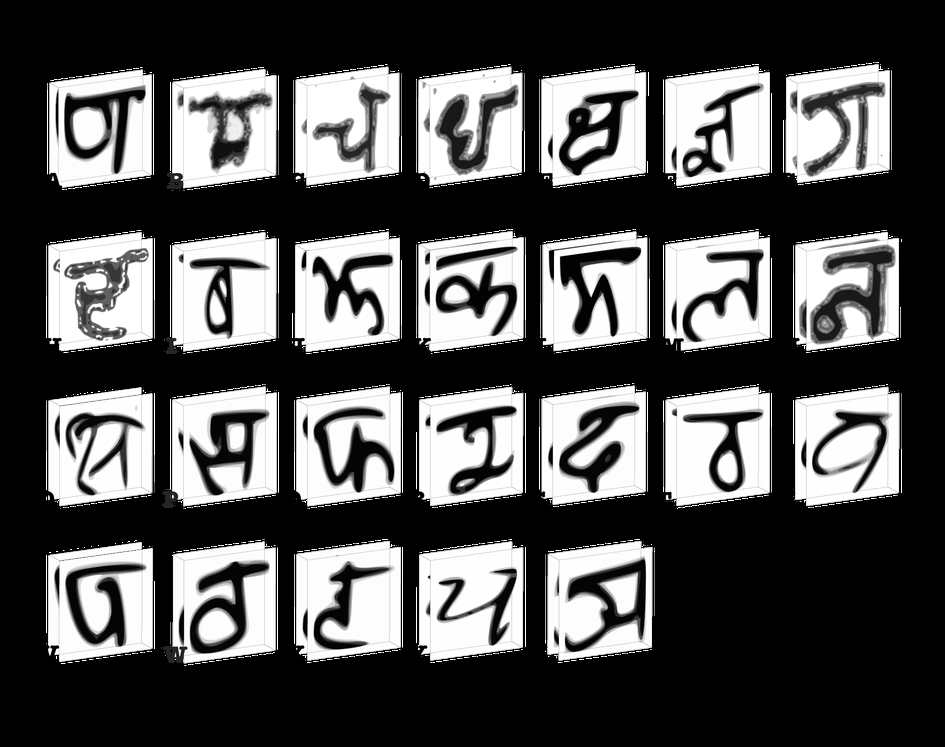
#> input picture assemble.png, 945 x 747 px, shrunk from 1960 x 1550 before the run
$ python edge_detect.py assemble.png assemble.png
#> lines starting #> are read from the running program, lines starting #| are printed output that depends on the picture; after the words box and inside, x2 and y2 are one past the last pixel; in counts of white or black regions, pixels touching at a corner belong together
import cv2, sys
import numpy as np

im_gray = cv2.imread(sys.argv[1], cv2.IMREAD_GRAYSCALE)
#> im_gray: shape (747, 945); min 0, max 255, mean 84.2

(thresh, im_bw) = cv2.threshold(im_gray, 128, 255, cv2.THRESH_BINARY | cv2.THRESH_OTSU)
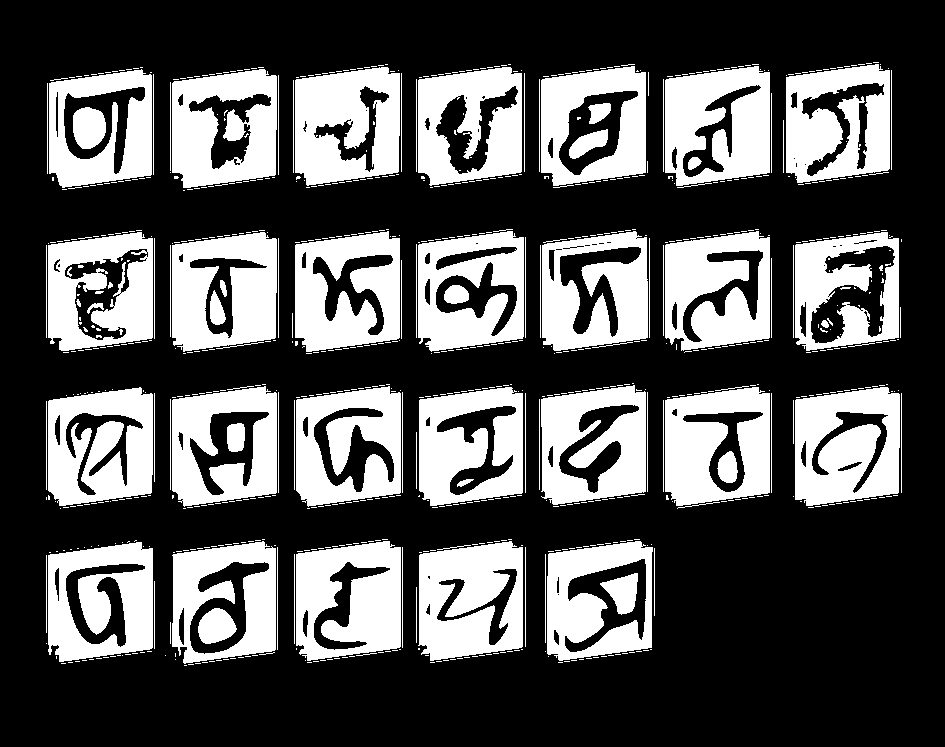
#> im_bw: shape (747, 945); 33.6% white; 879 white regions (769 under 20 px), largest, box (x1, y1, x2, y2) and area: (418, 541, 523, 661) 9601, (795, 387, 900, 506) 9557, (295, 67, 400, 186) 9519
#> thresh = 122

# cv2.imwrite("grayscale.png", im_bw)

print(sys.argv[1])


# edges = cv2.Canny(im_bw, 100, 200)
# cv2.imwrite(sys.argv[2], edges)
im_blur = cv2.GaussianBlur(im_bw,(15,15),0)
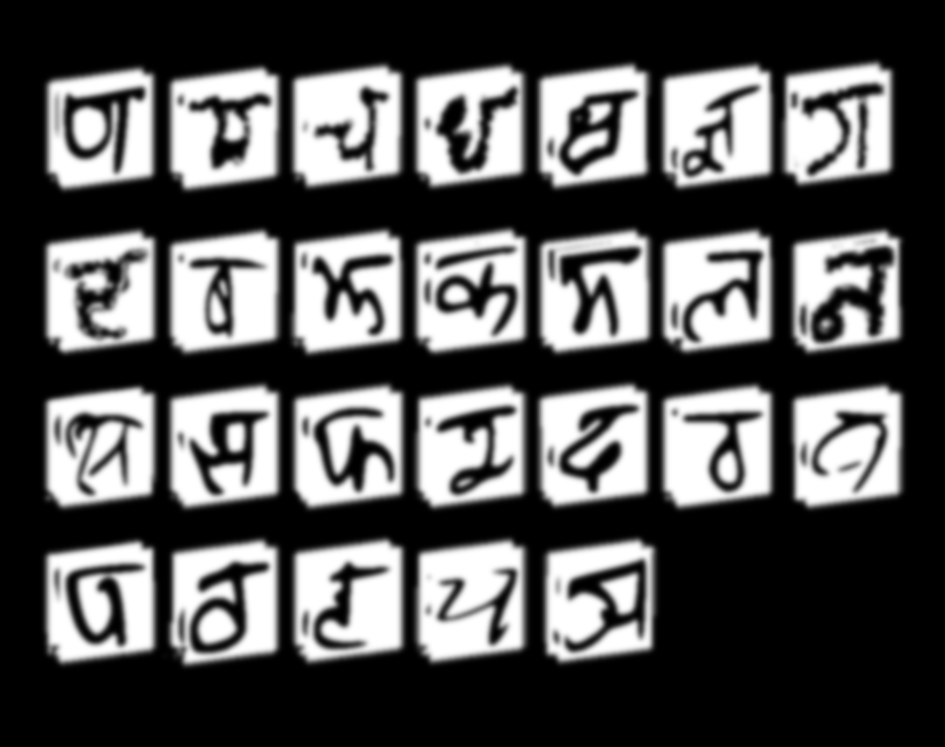
#> im_blur: shape (747, 945); min 0, max 255, mean 85.8

for i in range(10):
	im = cv2.filter2D(im_blur, -1, np.array([[-1,-1,-1], [-1,9,-1], [-1,-1,-1]]))
	# im_blur = cv2.blur(im_bw,(10,10))

	(thresh_2, im_bw) = cv2.threshold(im, 128, 255, cv2.THRESH_BINARY | cv2.THRESH_OTSU)
#> this loop made 10 passes
#> pass 1, `im = cv2.filter2D(im_blur, -1, np.array([[-1,-1,-1], [-1,9,-1], [-1,-1..`:
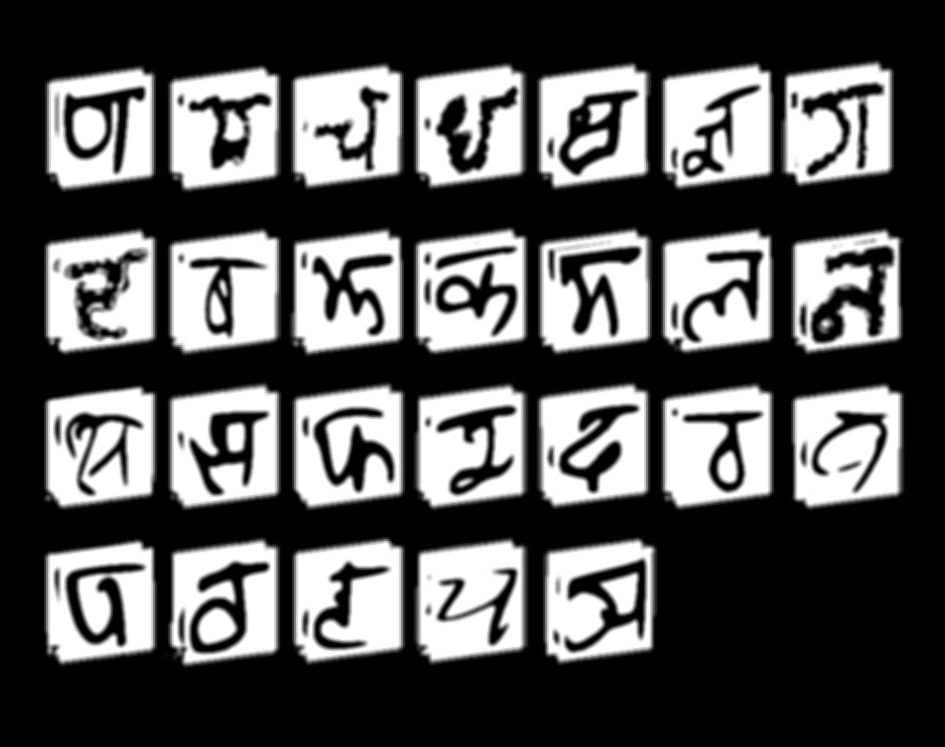
#> im: shape (747, 945); min 0, max 255, mean 85.7
#> pass 1, `(thresh_2, im_bw) = cv2.threshold(im, 128, 255, cv2.THRESH_BINARY | cv..`:
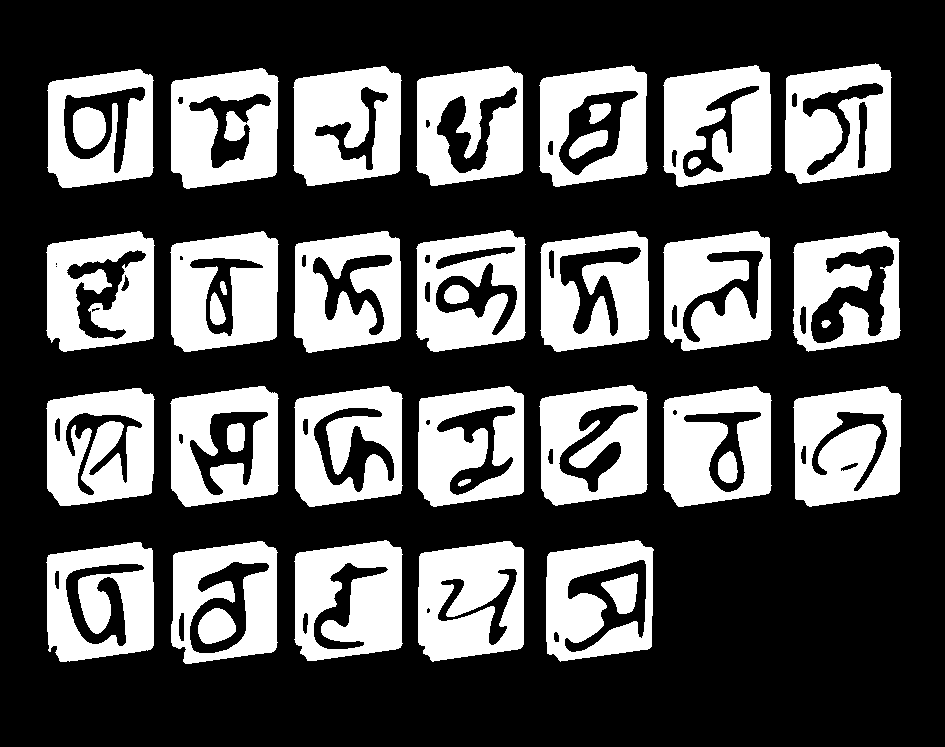
#> im_bw: shape (747, 945); 33.8% white; 39 white regions, largest, box (x1, y1, x2, y2) and area: (418, 541, 524, 662) 9969, (293, 66, 402, 186) 9924, (793, 386, 902, 507) 9913


cv2.imwrite("result.png", im_bw)
